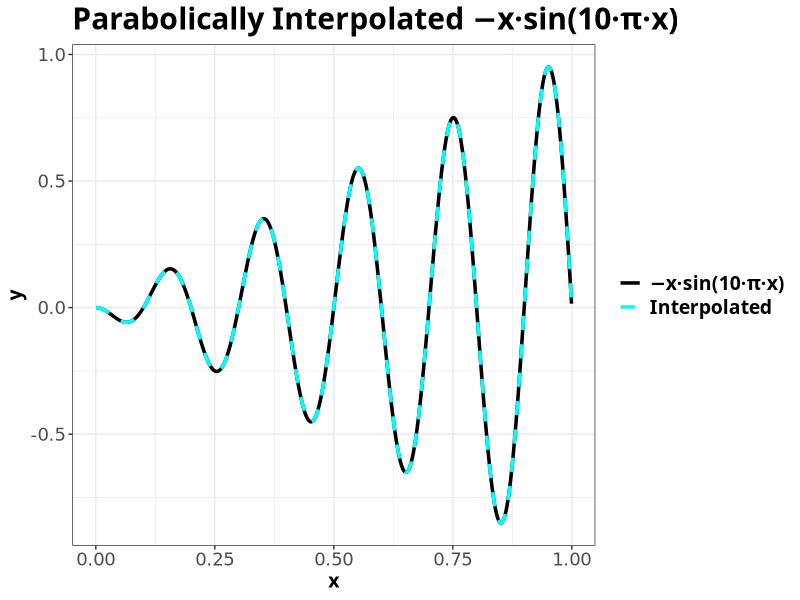

This figure's R source:
#--------------------------------------------------------------#
# Libraries
#--------------------------------------------------------------#

library(ggplot2)

set.seed(12345)

## ggplot2 common theme
dejavu_layer <- list(
  theme_bw(),
  theme(
    text = element_text(family = "Bitter",
                        face = "bold",
                        size = 14),
    title = element_text(size = 18),
    legend.text = element_text(size = 14),
    axis.text = element_text(size = 13,
                             family = "DejaVuSans",
                             face = "plain"),
    axis.title = element_text(size = 14)
  )
)

f <- function(n, fun, funName){
  #Required for later plot drawing
  x <- c()
  a0 <- c()
  a1 <- c()
  a2 <- c()

  #Interval partition
  lenInt <- 1/n
  largestPoint <- 0
  lowestPoint <- 0

  for (point in 1:n){
    #Three points allocation
    largestPoint <- largestPoint + lenInt
    lowestPoint <- largestPoint - lenInt
    middlePoint <- (largestPoint + lowestPoint)/2

    #data to insert into optim
    data <- data.frame(x = c(lowestPoint,
                             middlePoint,
                             largestPoint),
                       y = c(fun(lowestPoint),
                             fun(middlePoint),
                             fun(largestPoint)))
    #print(data)
    optimized <- optim(fn = squaredError,
                       par = c(0, 0, 0),
                       data = data,
                       method = "BFGS")

    #these vectors are required for final plotting
    x <- c(x, middlePoint)
    a0 <- c(a0, optimized$par[1])
    a1 <- c(a1, optimized$par[2])
    a2 <- c(a2, optimized$par[3])
  }

  #The final data.frame for plotting
  dfPlot <- cbind.data.frame(x = x, a0 = a0, a1 = a1, a2 = a2)

  plot <- ggplot(dfPlot, aes(x = x)) +
    dejavu_layer +
    stat_function(fun = fun,
                  aes(color = "1"),
                  n = 1000,
                  size = 1.2) +
    stat_function(fun = function(x) dfPlot$a0 + dfPlot$a1 * x + dfPlot$a2 * x^2,
                  aes(color = "2"),
                  n = 1000,
                  size = 1.2,
                  linetype = "dashed") +
    scale_color_manual(name = NULL,
                      labels = c("\u2212x\u00B7sin(10\u00B7\u03C0\u00B7x)",
                                           "Interpolated"),
                      values = c("black", "cyan")) +
    labs(title = paste0("Parabolically Interpolated ",
                        "\u2212x\u00B7sin(10\u00B7\u03C0\u00B7x)"),
         x = "x",
         y = "y")

  print(plot)
  #ggsave("parabolic.png", dpi = 400)
}

#To minimize
squaredError <- function(data, par) {
  MSE <- with(data, sum(par[1] + par[2]*x + par[3]*x*x - y)^2)
  return(MSE)
}

f(n = 1000,
  fun = function(x) -x*sin(10*pi*x),
  funName = "-x*sin(10*pi*x)")

#As we can see, the interpolated function coincides with the real function.

